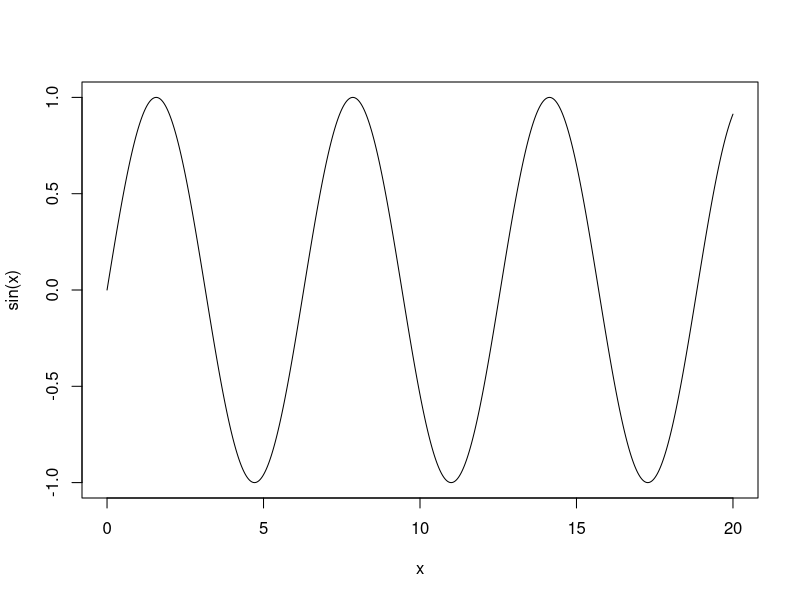
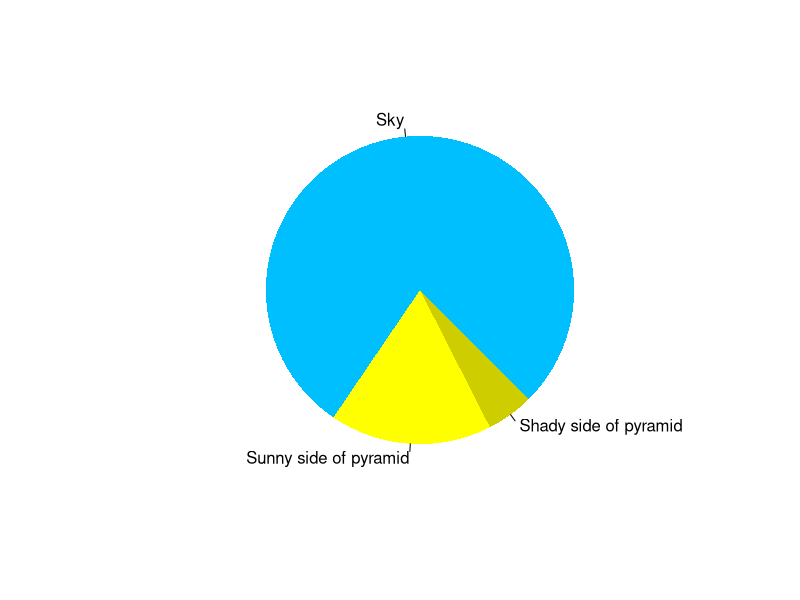
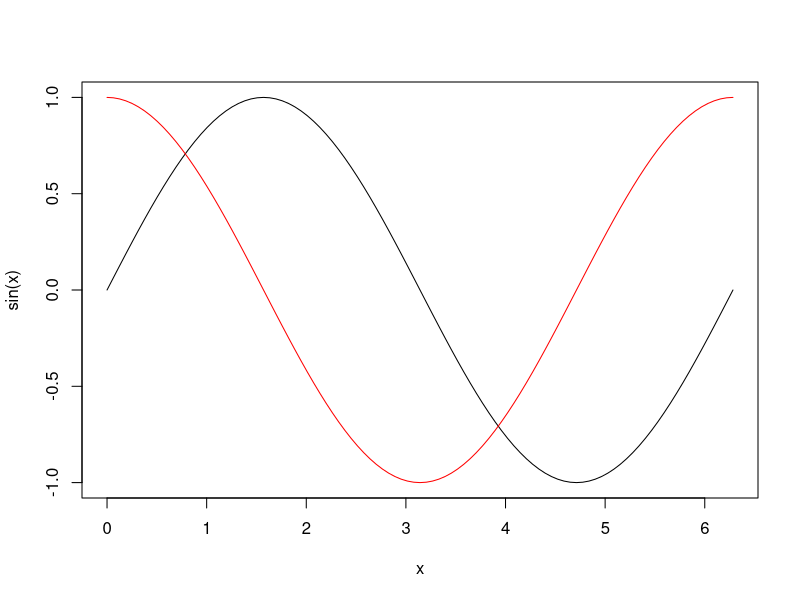
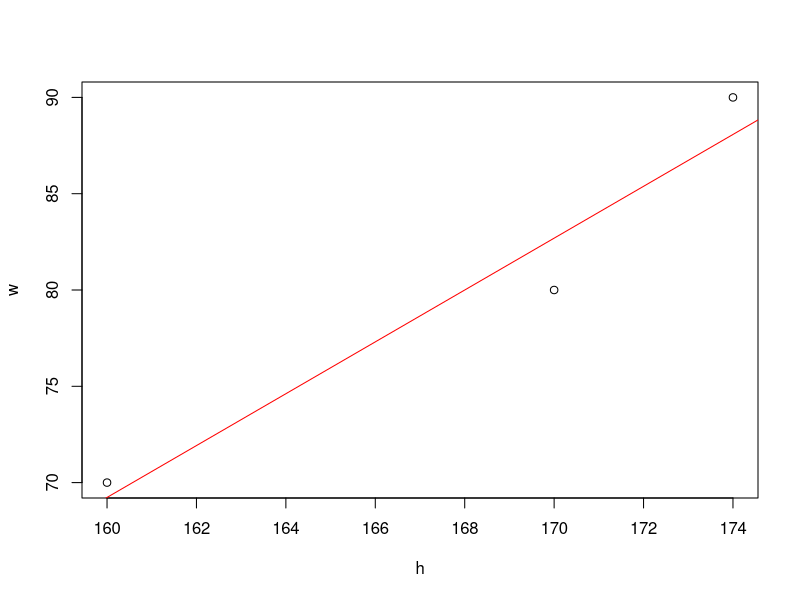
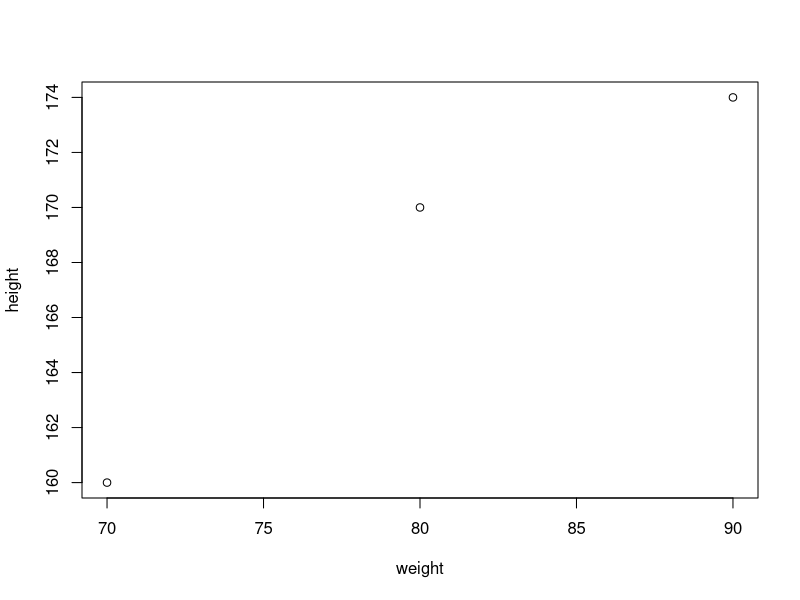

Write the R code that produced these figures, in order.
x <- seq(0,20,by= 0.01)
plot(x,sin(x),type = 'l')

?pie
pie(c(Sky = 78, "Sunny side of pyramid" = 17, "Shady side of pyramid" = 5),
    init.angle = 315, col = c("deepskyblue", "yellow", "yellow3"), border = FALSE)
?curve
## one liner
curve(sin,from = 0, to = pi*2)
curve(cos,from = 0, to = pi*2,add = TRUE,col = 'red')

## TODO
## brownian motion / random walk
## 100 iteration
x <- 0
for(i in 1:100) {
  if (runif(1) < 0.5) {
    x <- x+1
  } else
  x <- x - 1
}
x

## vectorize
set.seed(42)
cumsum(round(runif(100))*2 - 1)

h <- c(174,170,160)
w <- c(90,80,70)
min(w)
max(h)
diff(range(w))
mean(h)
median(w)
summary(w)
cor(w,h)
lm(w ~ h)
-146.154 +165*1.346 
fit <- lm(w~h)
str(fit)
summary(fit)
predict(fit,newdata=list(h=165))
plot(h,w)
abline(fit,col = "red")

df <- data.frame(weight=w,height=h)
df$weight[1]
df[1]
df[1,1]
nrow(df)
ncol(df)
plot(df)
cor(df)
